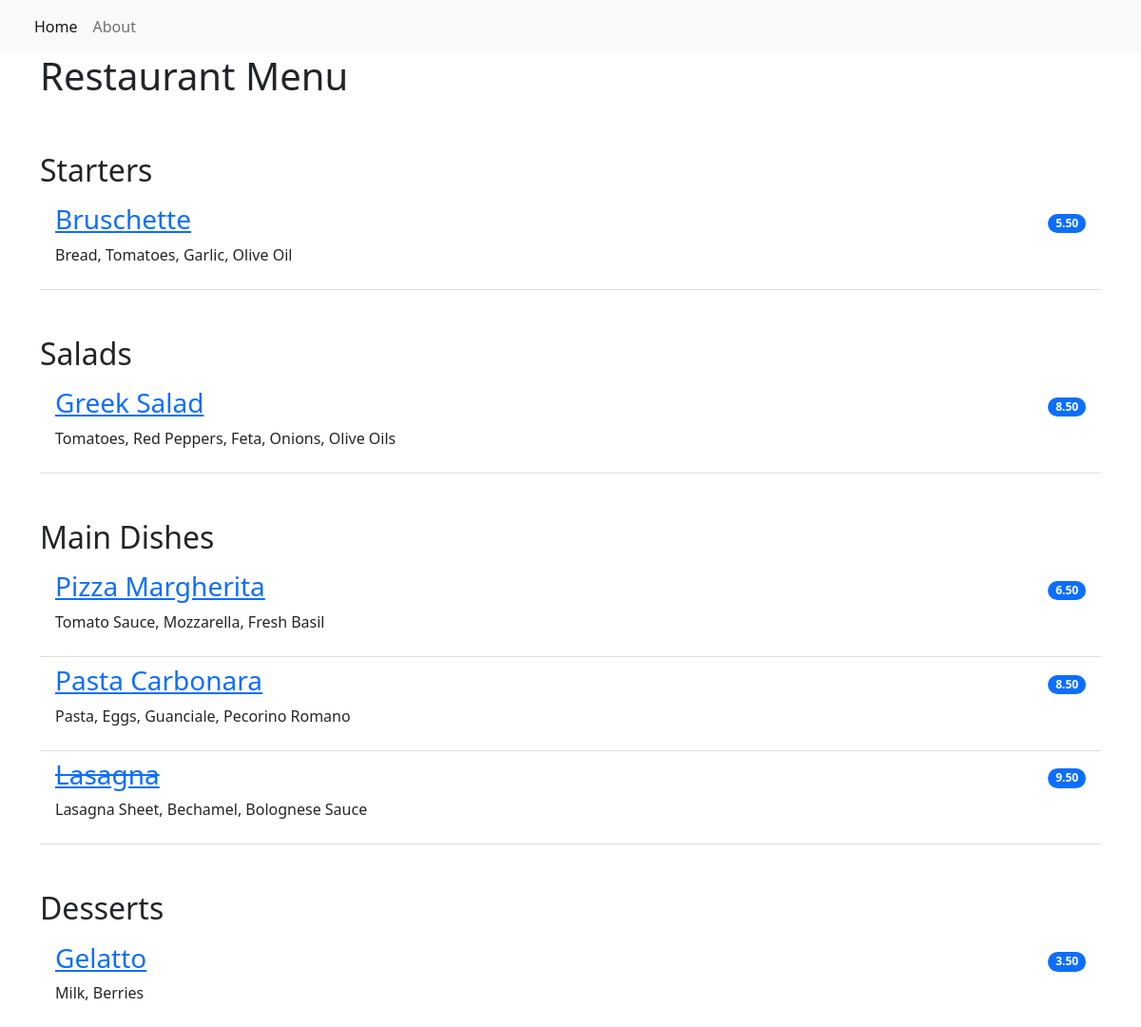
The page / on the database its author committed.
### restaurant_menu/models.py (models this page shows, shortened)
class Item(models.Model):
    meal = models.CharField(max_length=1000, unique=True)
    description = models.CharField(max_length=2000)
    price = models.DecimalField(max_digits=10, decimal_places=2)
    meal_type = models.CharField(max_length=200, choices=MEAL_TYPE)
    author = models.ForeignKey(User, on_delete=models.PROTECT)
    status = models.IntegerField(choices=STATUS, default=1)
    date_created = models.DateTimeField(auto_now_add=True)
    date_updated = models.DateTimeField(auto_now=True)

### restaurant_menu/views.py (the view)
# urls.py: path('', views.MenuList.as_view(), name='home'),
class MenuList(generic.ListView):
    queryset = Item.objects.order_by("date_created")
    template_name = "index.html"
    def get_context_data(self, **kwargs):
        context = super().get_context_data(**kwargs)
        context["meals"] = MEAL_TYPE
        return context

### templates/index.html
{% extends 'base.html' %}
{% block content %}
<div class="container">
  <h1>Restaurant Menu</h1>
  <ul class="list-group list-group-flush">
    {% for meal in meals %}
        <h2 class="pt-5">{{ meal.1 }}</h2>
            {% for row in item_list %}
                {% if row.meal_type == meal.0 %}
                    {% if row.status == 0 %}
                    <li class="list-group-item d-flex justify-content-between align-items-center border-0 pb-0">
                        <a href="{% url 'menu_item' row.pk %}"><h3><del>{{ row.meal }}</del></h3></a>
                        <span class="badge bg-primary rounded-pill">{{ row.price }}</span>
                    </li>
                    <li class="list-group-item pt-0">
                        <p>{{ row.description }}</p>
                    </li>
                    {% else %}
                    <li class="list-group-item d-flex justify-content-between align-items-center border-0 pb-0">
                        <a href="{% url 'menu_item' row.pk %}"><h3>{{ row.meal }}</h3></a>
                        <span class="badge bg-primary rounded-pill">{{ row.price }}</span>
                    </li>
                    <li class="list-group-item pt-0">
                        <p>{{ row.description }}</p>
                    </li>
                    {% endif %}
                {% endif %}
            {% endfor %}
        {% endfor %}
    </ul>
</div>
{% endblock content %}

### templates/base.html (shortened to what this page needs)
<!DOCTYPE html>
<html lang="en">
    <head>
        <link href="https://cdn.jsdelivr.net/npm/bootstrap@5.2.0-beta1/dist/css/bootstrap.min.css" rel="stylesheet">
    </head>
    <body>
        <nav class="navbar navbar-expand-lg bg-light">
            <div class="container-fluid">
                <div class="collapse navbar-collapse" id="navbarNav">
                    <ul class="navbar-nav">
                         <li class="nav-item">
                            <a class="nav-link active" aria-current="page" href="{% url 'home' %}">Home</a>
                        </li>
                        <li class="nav-item">
                            <a class="nav-link" aria-current="page" href="{% url 'home' %}">About</a>
                        </li>
                    </ul>
                </div>
            </div>
        </nav>
        {% block content %}
        {% endblock content %}
    </body>
</html>

### rows shown on the page
Item: meal "Bruschette", price "5.50", description "Bread, Tomatoes, Garlic, Olive Oil"
Item: meal "Greek Salad", price "8.50", description "Tomatoes, Red Peppers, Feta, Onions, Olive Oils"
Item: meal "Pizza Margherita", price "6.50", description "Tomato Sauce, Mozzarella, Fresh Basil"
Item: meal "Pasta Carbonara", price "8.50", description "Pasta, Eggs, Guanciale, Pecorino Romano"
Item: meal "Lasagna", price "9.50", description "Lasagna Sheet, Bechamel, Bolognese Sauce"
Item: meal "Gelatto", price "3.50", description "Milk, Berries"

### other values the page prints
{{ meal.1 }} "Starters" "Salads" "Main Dishes" "Desserts"
